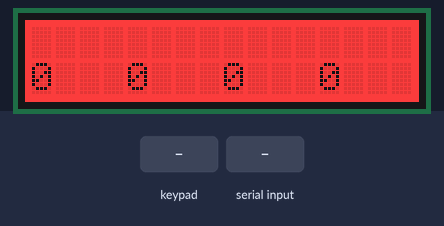
A sketch run on a simulated Arduino Mega 2560, built with avr-gcc and run on an emulated ATmega2560. On the bench: 16×2 character LCD. The inputs (shaded band) are chosen by the test bench.

Above: at 1.2 s.
1.3 s: key 'S' pressed
3.0 s: "!\n" received over the second serial link
At 4.2 s:
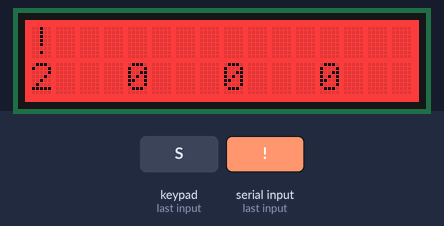
4.5 s: "1\n" received over the second serial link
At 5.5 s:
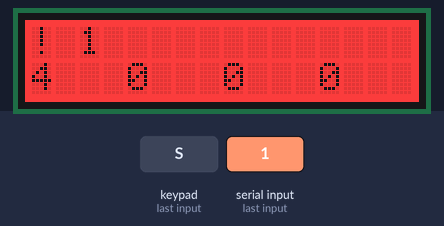
6.0 s: "0\n" received over the second serial link
At 6.7 s:
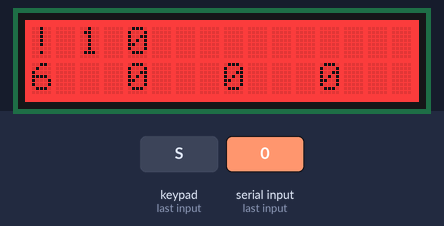
7.5 s: "2\n" received over the second serial link
At 7.9 s:
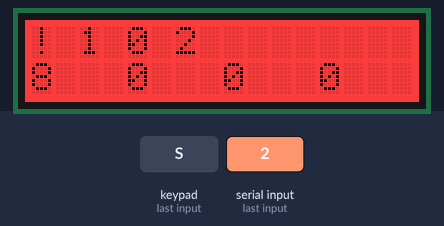
9.0 s: key 'S' pressed
At 9.17 s:
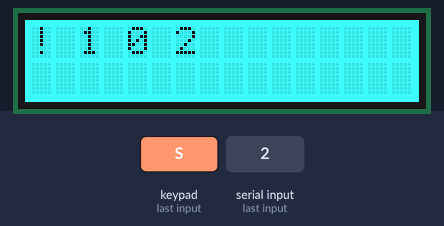
Timing chart, 0 to 11.7 s (numbered marks = the images above; inputs shaded):
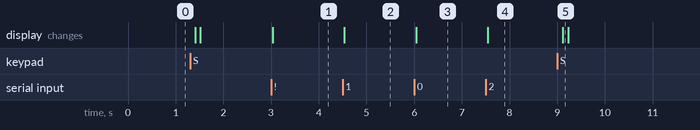

The sketch:

serial-box-first-refactor.ino
```cpp
/*
Serial box by Kellan Dubbels. March 2016.
*/

//includes
#include <Wire.h>
#include <Adafruit_RGBLCDShield.h>
#include <utility/Adafruit_MCP23017.h>

//defines
Adafruit_RGBLCDShield lcd = Adafruit_RGBLCDShield();

// defines for RGB backlight color
#define RED 0x1
#define YELLOW 0x3
#define GREEN 0x2
#define TEAL 0x6
#define BLUE 0x4
#define VIOLET 0x5
#define WHITE 0x7

//variables
boolean printDebug = true;       // begin with debug enabled
boolean printLineOne = true;
boolean printLineTwo = false;
String inputString = "";         // a string to hold incoming data from serial port 1
String lineOne = "Waiting";      // initialize first display line
String lineTwo = "Waiting";      // initialize second display line
boolean writeDisplay = true;     // initiate first display write
boolean prevField = false; boolean nextField = false; boolean prevCard = false; boolean nextCard = false;
boolean toggleDebug;
boolean buttonPressed;           // interface flag set of button event
int lastRefresh = 0;
boolean staleDisplay;
int offset = 0;                  // initial offset to display data from
int displayColumns = 16;         // number of columns to display per row

int inputStringLength;


//setup

void setup() {
  // initialize serial console (this is for debugging with a computer)
  Serial.begin(9600);
  // initialize the serial input (this is the data we are interested in)
  Serial1.begin(9600);
  // reserve 1024 bytes for the inputString:
  inputString.reserve(1024);


  // set up the LCD's number of columns and rows:
  lcd.begin(16, 2);
}

//main loop
void loop() {
int lastColumn = offset + displayColumns;


  // has there been input from serial?
  if (inputString.length() > inputStringLength) {
    staleDisplay = true;
    inputStringLength = inputString.length();
  }

  // on staleDisplay, wait for serial to go idle, wait 300 repetitions
  if ((Serial1.available() == false) & staleDisplay ) {
    lastRefresh = lastRefresh + 1;
    // 500 is minimum value for 9600 baud to work reliably
    // 1000 is a nice balance of response and flicker
      if (lastRefresh > 300) {
        writeDisplay = true;
        lastRefresh = 0 ;
        staleDisplay = false;
      }
  }


  //scan the buttons for input, set flag on input
  uint8_t buttons = lcd.readButtons();
  if (buttons) {
    // rewind one field
    if (buttons & BUTTON_UP) {prevField = true;}

    // advance one field
    if (buttons & BUTTON_DOWN) {nextField = true;}

    // move back one card
    if (buttons & BUTTON_LEFT) {prevCard = true;}

    // move forward one card
    if (buttons & BUTTON_RIGHT) {nextCard = true;}

    // bonus button
    // mode switching? turn on debug
    if (buttons & BUTTON_SELECT) {toggleDebug = true;}

  // set flag for user input
  //buttonPressed = true;
  //}

  //functions activated by buttons

  //was there input from buttons?
  //if (buttonPressed) {

    // rewind 16 characters
    if (prevField) {
      if ( offset > 15 ) {
        offset -= 16;
        lastColumn -= 16;
      }
    prevField = false;
    writeDisplay = true;
    }

    // advance 16 characters
    if (nextField) {
      if ( lastColumn < inputStringLength ) {
        offset += 16;
        lastColumn += 16;
      }
    nextField = false;
    writeDisplay = true;
    }

    // move back one card
    if (prevCard) {
      if ( offset > 63 ) {
        offset -= 64;
        lastColumn -= 64;
      }
    prevCard = false;
    writeDisplay = true;
    }

    // move forward one card
    if (nextCard) {
      if ( lastColumn < inputStringLength ) {
        offset += 64;
        lastColumn += 64;
      }
    nextCard = false;
    writeDisplay = true;
    }

    // bonus button
    // mode switching? turn on debug
    if (toggleDebug) {
        printDebug = !(printDebug);
        printLineTwo = !(printLineTwo);
    delay(100);
    toggleDebug = false;
    writeDisplay = true;
    }

    //buttonPressed = false;
  }

  //if writeDisplay then update the display based on display flags
  if (writeDisplay) {
    lcd.clear();

    //if printLineOne enabled
    //print first line
    if (printLineOne) {
    lcd.setCursor(0, 0);
    lineOne = inputString.substring(offset,lastColumn);
    lcd.print(lineOne);
    }

    //if printLineTwo enabled
    //print second line
    if (printLineTwo) {
      lcd.setBacklight(TEAL);
      lcd.setCursor(0, 1);
      lineTwo = inputString.substring((offset + displayColumns),(lastColumn + displayColumns));
      lcd.print(lineTwo);
    }

    //if printDebug enabled
    //print debug text
    if (printDebug) {
      lcd.setBacklight(RED);
      lcd.setCursor(0, 1); lcd.print(inputStringLength);
      lcd.setCursor(4, 1); lcd.print(offset);
      lcd.setCursor(8, 1); lcd.print((int)(offset / 64));
      lcd.setCursor(12,1); lcd.print((offset % 64));
    //  lcd.setCursor(12,0); lcd.print(millis()/1000);
    }


  staleDisplay = false;
  writeDisplay = false;
  }
// end of main loop()
}

//serialevent
/*
  SerialEvent occurs whenever a new data comes in the
 hardware serial RX.  This routine is run between each
 time loop() runs, so using delay inside loop can delay
 response.  Multiple bytes of data may be available.
 */

void serialEvent1() {
  while (Serial1.available()) {
    // get the new byte:
    char inChar = (char)Serial1.read();
    // add it to the inputString:
    inputString += inChar;
  }

}


void serialEvent() {
  while (Serial.available()) {
    String consoleString = "";
    // get the new byte:
    char consoleChar = (char)Serial.read();
    // add it to the inputString:
    consoleString += consoleChar;
    if (consoleChar == '!'  ) {
      consoleString.remove((consoleString.length() - 1));
      Serial.print(inputString);
      Serial.print("\n");
      Serial.print(inputString.length());
      Serial.print("\n");
    }

  }
}
```

Measured:
- after the input at 3.0 s, the display: changes at once (image 1)
- after the input at 4.5 s, the display: changes at once (image 2)
- after the input at 6.0 s, the display: changes at once (image 3)
- after the input at 7.5 s, the display: changes at once (image 4)
- after the input at 9.0 s, the display: changes after 0.11 s (image 5)
